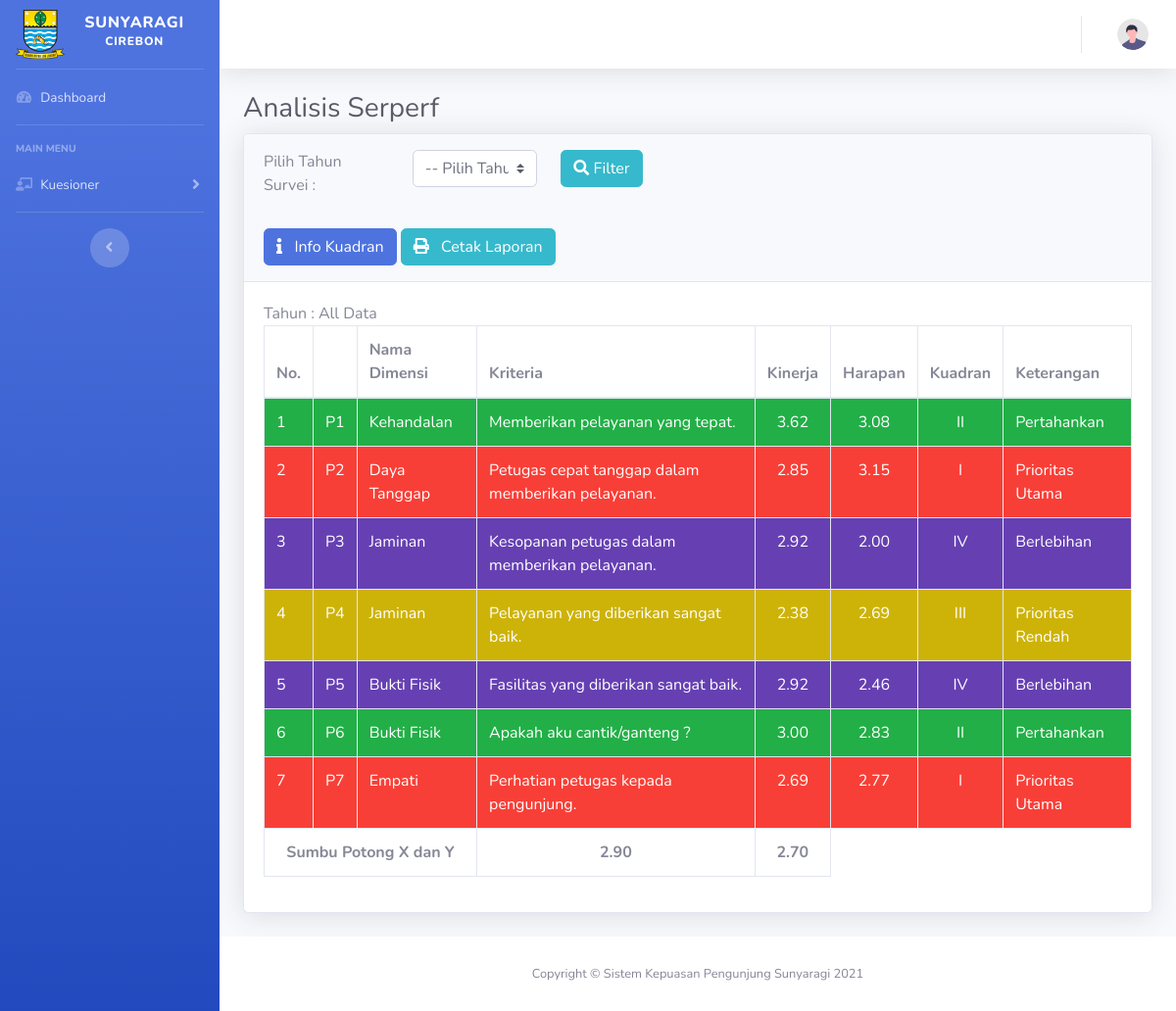
Page /index.php/adm/servperf on the committed database.
### tables this page shows
CREATE TABLE `survei` (
  `id_survei` varchar(256) NOT NULL,
  `nama_pelanggan` varchar(100) NOT NULL,
  `jk` varchar(1) NOT NULL,
  `umur` int(5) NOT NULL,
  `alamat` varchar(255) NOT NULL,
  `kritik_saran` text NOT NULL,
  `tgl_survei` timestamp NOT NULL DEFAULT CURRENT_TIMESTAMP ON UPDATE CURRENT_TIMESTAMP
);

CREATE TABLE `dimensi` (
  `id_dimensi` int(11) NOT NULL,
  `nama_dimensi` varchar(100) NOT NULL
);

CREATE TABLE `kriteria` (
  `id_kriteria` int(11) NOT NULL,
  `id_dimensi` int(11) NOT NULL,
  `kriteria` varchar(255) NOT NULL
);

### application/core/My_Controller.php (called while the page is built, shortened)
<?php
class My_Controller extends CI_Controller {
	function Paging($content,$data=NULL){
		$data['headernya'] = $this->load->view('template/header',$data,TRUE);
		$data['isinya'] = $this->load->view($content,$data,TRUE);
		$data['footernya'] = $this->load->view('template/footer',$data,TRUE);
		$data['jsnya'] = $this->load->view('template/js',$data,TRUE);
		$this->load->view('template/index',$data);
	}
}

### application/controllers/adm/Servperf.php (called while the page is built, shortened)
  <?php
class Servperf extends My_Controller {
	public function index(){
            $tahun = $this->input->get('tahun');
    $submitted = $this->input->get('submitted');
    if(empty($tahun) && empty($submitted)){
      $this->db->select_avg('survei_detail.skor_kinerja','sumbu_x');
      $this->db->select_avg('survei_detail.skor_harapan','sumbu_y');
      $this->db->join('survei_detail', 'survei.id_survei = survei_detail.id_survei');
      $this->db->join('kriteria', 'kriteria.id_kriteria = survei_detail.id_kriteria');
      $this->db->join('dimensi', 'dimensi.id_dimensi = kriteria.id_dimensi');
      $this->db->from('survei');
      $query = $this->db->get();
      $this->db->select('*');
      $this->db->select_avg('survei_detail.skor_kinerja','rata2_kinerja');
      $this->db->select_avg('survei_detail.skor_harapan','rata2_harapan');
      $this->db->join('survei_detail', 'survei.id_survei = survei_detail.id_survei');
      $this->db->join('kriteria', 'kriteria.id_kriteria = survei_detail.id_kriteria');
      $this->db->join('dimensi', 'dimensi.id_dimensi = kriteria.id_dimensi');
      $this->db->from('survei');
      $this->db->group_by("kriteria.id_kriteria");
      $this->db->order_by("dimensi.id_dimensi");
      $queryHasilSurvey = $this->db->get();
      $data=array(
            "ratarataSumbu"=>$query->row(),
            "hasilSurvey"=>$queryHasilSurvey->result(),
            "tahun"=>"All Data"
      );
            $this->Paging('isi/adm/servperf', $data);
    }
	}
}

### index.php (called while the page is built, shortened)
<?php
require_once BASEPATH.'core/CodeIgniter.php';

### application/views/isi/adm/servperf.php (the view, shortened to what this page needs)
      <div class="container-fluid">
          <h1 class="h3 mb-2 text-gray-800">Analisis Serperf</h1>
          <div class="card shadow mb-4">
              <div class="card-header py-3">
                <form class="form-horizontal" action="" method="get">
  <div class="row clearfix right">
    <div class="col-lg-2 col-md-2 col-sm-4 col-xs-5 form-control-label">
      <label for="jenis">Pilih Tahun Survei : </label>
    </div>
    <div class="col-lg-2 col-md-3 col-sm-8 col-xs-7">
                      <select class="custom-select" name='tahun'>
            <option selected="selected">-- Pilih Tahun --</option>
          </select>
                                    </div>
    <div class="col-lg-2 col-md-2 col-sm-2 col-xs-2">
      <button type="submit" name="submitted" value="filter" class="btn btn-info"><i class="fas fa-search"></i> <span>Filter</span></button>
    </div>
  </div>
</form>
<br>
                 <a data-toggle="modal" data-target="#bb">
                                  <button type="button" class="btn btn-primary waves-effect waves-light">
                          <i class="fa fa-info"></i> &nbsp;&nbsp;Info Kuadran</button>
                      </a>
                      <a data-toggle="modal" data-target="#bb2">
                                  <button type="button" class="btn btn-info waves-effect waves-light">
                          <i class="fa fa-print"></i> &nbsp;&nbsp;Cetak Laporan</button>
                      </a>
              </div>
              <div class="card-body">
                  <div class="table-responsive">
                     Tahun : <?php echo $tahun ?>
                     <table class="table table-bordered" width="100%" cellspacing="0">
                          <thead>
                              <tr>
                                  <th width="20">No.</th>
                                  <th></th>
                                  <th>Nama Dimensi</th>
                                  <th>Kriteria</th>
                                  <th>Kinerja</th>
                                  <th>Harapan</th>
                                  <th>Kuadran</th>
                                  <th>Keterangan</th>
                              </tr>
                          </thead>
                          <tbody>
                        <?php $no=1; $no2=1; foreach ($hasilSurvey as $hs): ?>
                        <?php
                          if ($hs->rata2_kinerja <= $ratarataSumbu->sumbu_x && $hs->rata2_harapan >= $ratarataSumbu->sumbu_y) {
                            $kelompok = "I";
                            $color = "#f83f37";
                            $ket = "Prioritas Utama";
                          } elseif ($hs->rata2_kinerja >= $ratarataSumbu->sumbu_x && $hs->rata2_harapan >= $ratarataSumbu->sumbu_y) {
                            $kelompok = "II";
                            $color = "#22af47";
                            $ket = "Pertahankan";
                          }elseif ($hs->rata2_kinerja <= $ratarataSumbu->sumbu_x && $hs->rata2_harapan <= $ratarataSumbu->sumbu_y) {
                            $kelompok = "III";
                            $color = "#cdb308";
                            $ket = "Prioritas Rendah";
                          }elseif ($hs->rata2_kinerja >= $ratarataSumbu->sumbu_x && $hs->rata2_harapan <= $ratarataSumbu->sumbu_y) {
                            $kelompok = "IV";
                            $color = "#6640b2";
                            $ket = "Berlebihan";
                          }
                           ?>
                              <tr bgcolor="<?php echo $color; ?>">
                                  <td><font color="white"><?php echo $no++; ?></font></td>
                                  <td align="center"><font color="white">P<?php echo $no2++; ?></font></td>
                                  <td><font color="white"><?php echo $hs->nama_dimensi ?></font></td>
                                  <td><font color="white"><?php echo $hs->kriteria ?></font></td>
                                  <td align="center"><font color="white"><?php echo number_format($hs->rata2_kinerja,2) ?></font></td>
                                  <td align="center"><font color="white"><?php echo number_format($hs->rata2_harapan,2) ?></font></td>
                                  <td align="center"><font color="white"><?php echo $kelompok; ?></font></td>
                                  <td><font color="white"><?php echo $ket; ?></font></td>
                              </tr>
                       <?php endforeach; ?>
                              <tr>
                                  <td colspan="3"><b><center>Sumbu Potong X dan Y</center></b></td>
                                  <td align="center"><b><?php echo number_format($ratarataSumbu->sumbu_x,2) ?></b></td>
                                  <td align="center"><b><?php echo number_format($ratarataSumbu->sumbu_y,2) ?></b></td>
                              </tr>
                          </tbody>
                      </table>
                  </div>
              </div>
          </div>
      </div>
  </div>

### rows in the picture
survei: dimensi.nama_dimensi "Kehandalan", kriteria.kriteria "Memberikan pelayanan yang tepat.", rata2_kinerja "3.62", rata2_harapan "3.08", kelompok "II", ket "Pertahankan", dimensi.nama_dimensi "Daya Tanggap", kriteria.kriteria "Petugas cepat tanggap dalam memberikan pelayanan.", rata2_kinerja "2.85", rata2_harapan "3.15", kelompok "I", ket "Prioritas Utama", dimensi.nama_dimensi "Jaminan", kriteria.kriteria "Kesopanan petugas dalam memberikan pelayanan.", rata2_kinerja "2.92", rata2_harapan "2.00", kelompok "IV", ket "Berlebihan", kriteria.kriteria "Pelayanan yang diberikan sangat baik.", rata2_kinerja "2.38", rata2_harapan "2.69", kelompok "III", ket "Prioritas Rendah", dimensi.nama_dimensi "Bukti Fisik", kriteria.kriteria "Fasilitas yang diberikan sangat baik.", rata2_harapan "2.46", dimensi.nama_dimensi "Empati", kriteria.kriteria "Perhatian petugas kepada pengunjung.", rata2_kinerja "2.69", rata2_harapan "2.77"
survei: dimensi.nama_dimensi "Bukti Fisik", kriteria.kriteria "Apakah aku cantik/ganteng ?", rata2_kinerja "3.00", rata2_harapan "2.83", kelompok "II", ket "Pertahankan"

### other values in the picture
$tahun "All Data"
$ratarataSumbu->sumbu_x "2.90"
$ratarataSumbu->sumbu_y "2.70"
